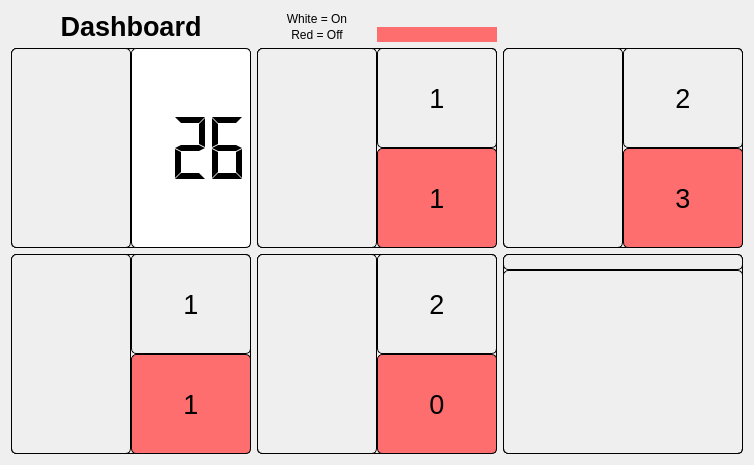
         <widget class="QWidget" name="dasboardpage">
          <layout class="QGridLayout" name="gridLayout_3">
           <item row="1" column="1">
            <widget class="QWidget" name="aircon" native="true">
             <property name="minimumSize">
              <size>
               <width>240</width>
               <height>200</height>
              </size>
             </property>
             <property name="maximumSize">
              <size>
               <width>240</width>
               <height>200</height>
              </size>
             </property>
             <property name="styleSheet">
              <string notr="true">background-color: transparent;
border: 1px solid #000000; 
border-radius: 5px;
</string>
             </property>
             <layout class="QHBoxLayout" name="horizontalLayout_5">
              <property name="spacing">
               <number>0</number>
              </property>
              <property name="leftMargin">
               <number>0</number>
              </property>
              <property name="topMargin">
               <number>0</number>
              </property>
              <property name="rightMargin">
               <number>0</number>
              </property>
              <property name="bottomMargin">
               <number>0</number>
              </property>
              <item>
               <layout class="QVBoxLayout" name="verticalLayout_7">
                <property name="spacing">
                 <number>0</number>
                </property>
                <item>
                 <layout class="QHBoxLayout" name="horizontalLayout_2">
                  <property name="spacing">
                   <number>0</number>
                  </property>
                  <item>
                   <widget class="QLabel" name="ac_image">
                    <property name="text">
                     <string/>
                    </property>
                    <property name="pixmap">
                     <pixmap resource="resource.qrc">:/icons/icon/Ac.png</pixmap>
                    </property>
                    <property name="alignment">
                     <set>Qt::AlignCenter</set>
                    </property>
                   </widget>
                  </item>
                  <item>
                   <layout class="QVBoxLayout" name="verticalLayout_6">
                    <property name="spacing">
                     <number>0</number>
                    </property>
                    <item>
                     <widget class="QLabel" name="ac_on">
                      <property name="font">
                       <font>
                        <pointsize>20</pointsize>
                       </font>
                      </property>
                      <property name="text">
                       <string>1</string>
                      </property>
                      <property name="alignment">
                       <set>Qt::AlignCenter</set>
                      </property>
                     </widget>
                    </item>
                    <item>
                     <widget class="QLabel" name="ac_off">
                      <property name="font">
                       <font>
                        <pointsize>20</pointsize>
                       </font>
                      </property>
                      <property name="styleSheet">
                       <string notr="true">background-color: rgb(255, 110, 110);
</string>
                      </property>
                      <property name="text">
                       <string>1</string>
                      </property>
                      <property name="alignment">
                       <set>Qt::AlignCenter</set>
                      </property>
                     </widget>
                    </item>
                   </layout>
                  </item>
                 </layout>
                </item>
               </layout>
              </item>
             </layout>
            </widget>
           </item>
           <item row="3" column="1">
            <widget class="QWidget" name="door" native="true">
             <property name="minimumSize">
              <size>
               <width>240</width>
               <height>200</height>
              </size>
             </property>
             <property name="styleSheet">
              <string notr="true">background-color: transparent;
border: 1px solid #000000; 
border-radius: 5px;
</string>
             </property>
             <layout class="QHBoxLayout" name="horizontalLayout_7">
              <property name="spacing">
               <number>0</number>
              </property>
              <property name="leftMargin">
               <number>0</number>
              </property>
              <property name="topMargin">
               <number>0</number>
              </property>
              <property name="rightMargin">
               <number>0</number>
              </property>
              <property name="bottomMargin">
               <number>0</number>
              </property>
              <item>
               <widget class="QLabel" name="label_6">
                <property name="text">
                 <string/>
                </property>
                <property name="pixmap">
                 <pixmap resource="resource.qrc">:/icons/icon/door.png</pixmap>
                </property>
                <property name="alignment">
                 <set>Qt::AlignCenter</set>
                </property>
               </widget>
              </item>
              <item>
               <layout class="QVBoxLayout" name="verticalLayout_5">
                <property name="spacing">
                 <number>0</number>
                </property>
                <item>
                 <widget class="QLabel" name="label_15">
                  <property name="font">
                   <font>
                    <pointsize>20</pointsize>
                   </font>
                  </property>
                  <property name="text">
                   <string>2</string>
                  </property>
                  <property name="alignment">
                   <set>Qt::AlignCenter</set>
                  </property>
                 </widget>
                </item>
                <item>
                 <widget class="QLabel" name="label_10">
                  <property name="font">
                   <font>
                    <pointsize>20</pointsize>
                   </font>
                  </property>
                  <property name="styleSheet">
                   <string notr="true">background-color: rgb(255, 110, 110);
</string>
                  </property>
                  <property name="text">
                   <string>0</string>
                  </property>
                  <property name="alignment">
                   <set>Qt::AlignCenter</set>
                  </property>
                 </widget>
                </item>
               </layout>
              </item>
             </layout>
            </widget>
           </item>
           <item row="0" column="0">
            <widget class="QLabel" name="label_18">
             <property name="font">
              <font>
               <pointsize>20</pointsize>
               <weight>75</weight>
               <bold>true</bold>
              </font>
             </property>
             <property name="styleSheet">
              <string notr="true">border-radius: 11px; </string>
             </property>
             <property name="text">
              <string>Dashboard</string>
             </property>
             <property name="alignment">
              <set>Qt::AlignCenter</set>
             </property>
            </widget>
           </item>
           <item row="3" column="0">
            <widget class="QWidget" name="lights" native="true">
             <property name="minimumSize">
              <size>
               <width>240</width>
               <height>200</height>
              </size>
             </property>
             <property name="styleSheet">
              <string notr="true">background-color: transparent;
border: 1px solid #000000; 
border-radius: 5px;
</string>
             </property>
             <layout class="QHBoxLayout" name="horizontalLayout_3">
              <property name="spacing">
               <number>0</number>
              </property>
              <property name="leftMargin">
               <number>0</number>
              </property>
              <property name="topMargin">
               <number>0</number>
              </property>
              <property name="rightMargin">
               <number>0</number>
              </property>
              <property name="bottomMargin">
               <number>0</number>
              </property>
              <item>
               <widget class="QLabel" name="label_11">
                <property name="text">
                 <string/>
                </property>
                <property name="pixmap">
                 <pixmap resource="resource.qrc">:/icons/icon/light.png</pixmap>
                </property>
                <property name="alignment">
                 <set>Qt::AlignCenter</set>
                </property>
               </widget>
              </item>
              <item>
               <layout class="QVBoxLayout" name="verticalLayout_4">
                <property name="spacing">
                 <number>0</number>
                </property>
                <item>
                 <widget class="QLabel" name="label_5">
                  <property name="font">
                   <font>
                    <pointsize>20</pointsize>
                   </font>
                  </property>
                  <property name="text">
                   <string>1</string>
                  </property>
                  <property name="alignment">
                   <set>Qt::AlignCenter</set>
                  </property>
                 </widget>
                </item>
                <item>
                 <widget class="QLabel" name="label_8">
                  <property name="font">
                   <font>
                    <pointsize>20</pointsize>
                   </font>
                  </property>
                  <property name="styleSheet">
                   <string notr="true">background-color: rgb(255, 110, 110);
</string>
                  </property>
                  <property name="text">
                   <string>1</string>
                  </property>
                  <property name="alignment">
                   <set>Qt::AlignCenter</set>
                  </property>
                 </widget>
                </item>
               </layout>
              </item>
             </layout>
            </widget>
           </item>
           <item row="3" column="2">
            <widget class="QWidget" name="powerconsumption" native="true">
             <property name="minimumSize">
              <size>
               <width>240</width>
               <height>200</height>
              </size>
             </property>
             <property name="maximumSize">
              <size>
               <width>240</width>
               <height>200</height>
              </size>
             </property>
             <property name="styleSheet">
              <string notr="true">background-color: transparent;
border: 1px solid #000000; 
border-radius: 5px;
</string>
             </property>
             <layout class="QVBoxLayout" name="verticalLayout_8">
              <property name="spacing">
               <number>0</number>
              </property>
              <property name="leftMargin">
               <number>0</number>
              </property>
              <property name="topMargin">
               <number>0</number>
              </property>
              <property name="rightMargin">
               <number>0</number>
              </property>
              <property name="bottomMargin">
               <number>0</number>
              </property>
              <item>
               <widget class="QLabel" name="label_7">
                <property name="text">
                 <string/>
                </property>
                <property name="pixmap">
                 <pixmap resource="resource.qrc">:/icons/icon/Pc.png</pixmap>
                </property>
                <property name="alignment">
                 <set>Qt::AlignCenter</set>
                </property>
               </widget>
              </item>
              <item>
               <widget class="QTableView" name="tableView"/>
              </item>
             </layout>
            </widget>
           </item>
           <item row="1" column="2">
            <layout class="QHBoxLayout" name="horizontalLayout_14">
             <item>
              <widget class="QWidget" name="electricfan" native="true">
               <property name="minimumSize">
                <size>
                 <width>240</width>
                 <height>200</height>
                </size>
               </property>
               <property name="maximumSize">
                <size>
                 <width>240</width>
                 <height>200</height>
                </size>
               </property>
               <property name="styleSheet">
                <string notr="true">background-color: transparent;
border: 1px solid #000000; 
border-radius: 5px;
</string>
               </property>
               <layout class="QHBoxLayout" name="horizontalLayout_4">
                <property name="spacing">
                 <number>0</number>
                </property>
                <property name="leftMargin">
                 <number>0</number>
                </property>
                <property name="topMargin">
                 <number>0</number>
                </property>
                <property name="rightMargin">
                 <number>0</number>
                </property>
                <property name="bottomMargin">
                 <number>0</number>
                </property>
                <item>
                 <widget class="QLabel" name="label_4">
                  <property name="text">
                   <string/>
                  </property>
                  <property name="pixmap">
                   <pixmap resource="resource.qrc">:/icons/icon/icons8-fan-50.png</pixmap>
                  </property>
                  <property name="alignment">
                   <set>Qt::AlignCenter</set>
                  </property>
                 </widget>
                </item>
                <item>
                 <layout class="QVBoxLayout" name="verticalLayout_2">
                  <property name="spacing">
                   <number>0</number>
                  </property>
                  <item>
                   <widget class="QLabel" name="label_3">
                    <property name="font">
                     <font>
                      <pointsize>20</pointsize>
                     </font>
                    </property>
                    <property name="text">
                     <string>2</string>
                    </property>
                    <property name="alignment">
                     <set>Qt::AlignCenter</set>
                    </property>
                   </widget>
                  </item>
                  <item>
                   <widget class="QLabel" name="label_14">
                    <property name="font">
                     <font>
                      <pointsize>20</pointsize>
                     </font>
                    </property>
                    <property name="styleSheet">
                     <string notr="true">background-color: rgb(255, 110, 110);
</string>
                    </property>
                    <property name="text">
                     <string>3</string>
                    </property>
                    <property name="alignment">
                     <set>Qt::AlignCenter</set>
                    </property>
                   </widget>
                  </item>
                 </layout>
                </item>
               </layout>
              </widget>
             </item>
            </layout>
           </item>
           <item row="0" column="1">
            <widget class="QWidget" name="widget_2" native="true">
             <property name="sizePolicy">
              <sizepolicy hsizetype="Ignored" vsizetype="Preferred">
               <horstretch>0</horstretch>
               <verstretch>0</verstretch>
              </sizepolicy>
             </property>
             <property name="minimumSize">
              <size>
               <width>20</width>
               <height>20</height>
              </size>
             </property>
             <property name="maximumSize">
              <size>
               <width>400</width>
               <height>60</height>
              </size>
             </property>
             <layout class="QGridLayout" name="gridLayout_8">
              <property name="leftMargin">
               <number>0</number>
              </property>
              <property name="topMargin">
               <number>0</number>
              </property>
              <property name="rightMargin">
               <number>0</number>
              </property>
              <property name="bottomMargin">
               <number>0</number>
              </property>
              <property name="spacing">
               <number>0</number>
              </property>
              <item row="0" column="0">
               <layout class="QGridLayout" name="gridLayout_9">
                <property name="spacing">
                 <number>0</number>
                </property>
                <item row="0" column="0">
                 <widget class="QLabel" name="label_19">
                  <property name="text">
                   <string>White = On</string>
                  </property>
                  <property name="alignment">
                   <set>Qt::AlignCenter</set>
                  </property>
                 </widget>
                </item>
                <item row="1" column="0">
                 <widget class="QLabel" name="label_20">
                  <property name="text">
                   <string>Red = Off</string>
                  </property>
                  <property name="alignment">
                   <set>Qt::AlignCenter</set>
                  </property>
                 </widget>
                </item>
                <item row="1" column="1">
                 <widget class="QLabel" name="label_17">
                  <property name="styleSheet">
                   <string notr="true">background-color: rgb(255, 110, 110);
</string>
                  </property>
                  <property name="text">
                   <string/>
                  </property>
                 </widget>
                </item>
                <item row="0" column="1">
                 <widget class="QLabel" name="label_16">
                  <property name="text">
                   <string/>
                  </property>
                 </widget>
                </item>
               </layout>
              </item>
             </layout>
            </widget>
           </item>
           <item row="1" column="0">
            <widget class="QWidget" name="dashboard" native="true">
             <property name="minimumSize">
              <size>
               <width>240</width>
               <height>200</height>
              </size>
             </property>
             <property name="maximumSize">
              <size>
               <width>240</width>
               <height>200</height>
              </size>
             </property>
             <property name="styleSheet">
              <string notr="true">background-color: transparent;
border: 1px solid #000000; 
border-radius: 5px;
</string>
             </property>
             <layout class="QHBoxLayout" name="horizontalLayout_6">
              <property name="spacing">
               <number>0</number>
              </property>
              <property name="leftMargin">
               <number>0</number>
              </property>
              <property name="topMargin">
               <number>0</number>
              </property>
              <property name="rightMargin">
               <number>0</number>
              </property>
              <property name="bottomMargin">
               <number>0</number>
              </property>
              <item>
               <widget class="QLabel" name="people_mage">
                <property name="text">
                 <string/>
                </property>
                <property name="pixmap">
                 <pixmap resource="resource.qrc">:/icons/icon/people.png</pixmap>
                </property>
                <property name="alignment">
                 <set>Qt::AlignCenter</set>
                </property>
               </widget>
              </item>
              <item>
               <widget class="QLCDNumber" name="lcdNumber">
                <property name="font">
                 <font>
                  <pointsize>10</pointsize>
                 </font>
                </property>
                <property name="styleSheet">
                 <string notr="true">background-color: rgb(255, 255, 255);</string>
                </property>
                <property name="frameShape">
                 <enum>QFrame::StyledPanel</enum>
                </property>
                <property name="frameShadow">
                 <enum>QFrame::Plain</enum>
                </property>
                <property name="smallDecimalPoint">
                 <bool>false</bool>
                </property>
                <property name="digitCount">
                 <number>3</number>
                </property>
                <property name="mode">
                 <enum>QLCDNumber::Dec</enum>
                </property>
                <property name="segmentStyle">
                 <enum>QLCDNumber::Flat</enum>
                </property>
                <property name="value" stdset="0">
                 <double>26.000000000000000</double>
                </property>
               </widget>
              </item>
             </layout>
            </widget>
           </item>
          </layout>
         </widget>
